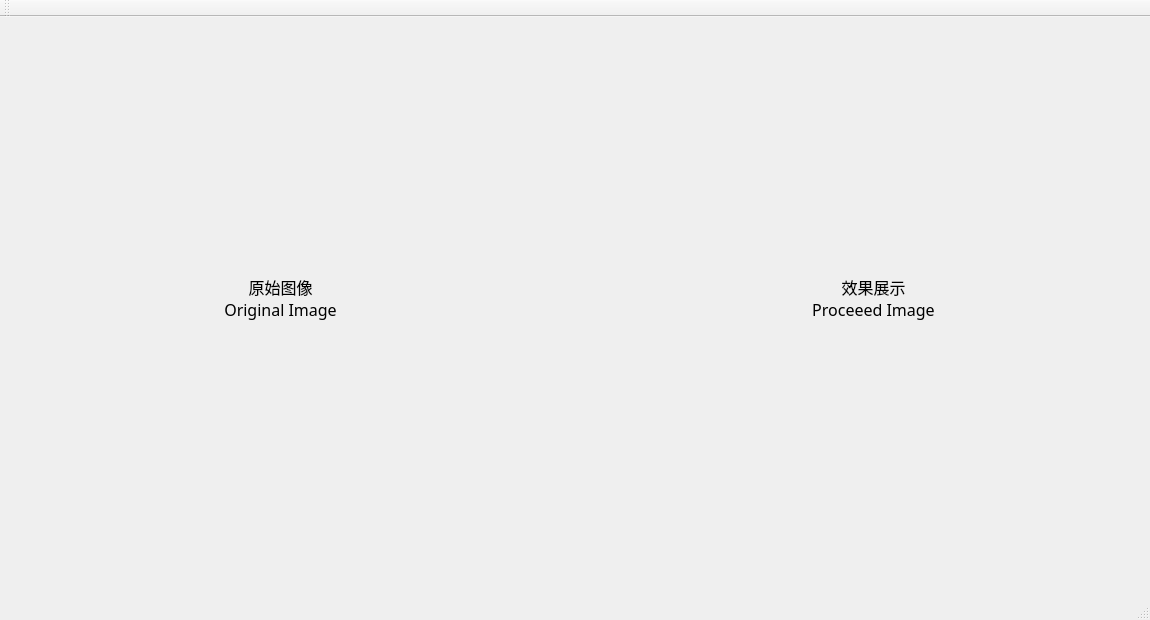
<?xml version="1.0" encoding="UTF-8"?>
<ui version="4.0">
 <class>MainWindow</class>
 <widget class="QMainWindow" name="MainWindow">
  <property name="geometry">
   <rect>
    <x>0</x>
    <y>0</y>
    <width>1150</width>
    <height>620</height>
   </rect>
  </property>
  <property name="minimumSize">
   <size>
    <width>1150</width>
    <height>620</height>
   </size>
  </property>
  <property name="windowTitle">
   <string>MainWindow</string>
  </property>
  <widget class="QWidget" name="centralwidget">
   <widget class="QWidget" name="layoutWidget">
    <property name="geometry">
     <rect>
      <x>30</x>
      <y>30</y>
      <width>1094</width>
      <height>502</height>
     </rect>
    </property>
    <layout class="QHBoxLayout" name="horizontalLayout">
     <item>
      <widget class="QLabel" name="originalImageLabel">
       <property name="minimumSize">
        <size>
         <width>500</width>
         <height>500</height>
        </size>
       </property>
       <property name="font">
        <font>
         <family>微软雅黑 Light</family>
         <pointsize>12</pointsize>
        </font>
       </property>
       <property name="cursor">
        <cursorShape>ArrowCursor</cursorShape>
       </property>
       <property name="layoutDirection">
        <enum>Qt::LeftToRight</enum>
       </property>
       <property name="text">
        <string>原始图像
Original Image</string>
       </property>
       <property name="alignment">
        <set>Qt::AlignCenter</set>
       </property>
      </widget>
     </item>
     <item>
      <widget class="QLabel" name="transformLabel">
       <property name="minimumSize">
        <size>
         <width>80</width>
         <height>80</height>
        </size>
       </property>
       <property name="maximumSize">
        <size>
         <width>80</width>
         <height>80</height>
        </size>
       </property>
       <property name="text">
        <string/>
       </property>
      </widget>
     </item>
     <item>
      <widget class="QLabel" name="processedImageLabel">
       <property name="minimumSize">
        <size>
         <width>500</width>
         <height>500</height>
        </size>
       </property>
       <property name="font">
        <font>
         <family>微软雅黑 Light</family>
         <pointsize>12</pointsize>
        </font>
       </property>
       <property name="cursor">
        <cursorShape>ArrowCursor</cursorShape>
       </property>
       <property name="layoutDirection">
        <enum>Qt::LeftToRight</enum>
       </property>
       <property name="text">
        <string>效果展示
Proceeed Image</string>
       </property>
       <property name="alignment">
        <set>Qt::AlignCenter</set>
       </property>
      </widget>
     </item>
    </layout>
   </widget>
  </widget>
  <widget class="QMenuBar" name="menubar">
   <property name="geometry">
    <rect>
     <x>0</x>
     <y>0</y>
     <width>1150</width>
     <height>26</height>
    </rect>
   </property>
  </widget>
  <widget class="QStatusBar" name="statusbar"/>
  <widget class="QToolBar" name="toolBar">
   <property name="windowTitle">
    <string>toolBar</string>
   </property>
   <attribute name="toolBarArea">
    <enum>TopToolBarArea</enum>
   </attribute>
   <attribute name="toolBarBreak">
    <bool>false</bool>
   </attribute>
  </widget>
 </widget>
 <resources/>
 <connections/>
</ui>
